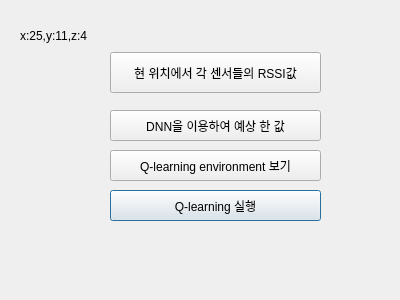
<?xml version="1.0" encoding="UTF-8"?>
<ui version="4.0">
 <class>Dialog</class>
 <widget class="QDialog" name="Dialog">
  <property name="geometry">
   <rect>
    <x>0</x>
    <y>0</y>
    <width>400</width>
    <height>300</height>
   </rect>
  </property>
  <property name="windowTitle">
   <string>Dialog</string>
  </property>
  <widget class="QLabel" name="label">
   <property name="geometry">
    <rect>
     <x>20</x>
     <y>25</y>
     <width>81</width>
     <height>21</height>
    </rect>
   </property>
   <property name="text">
    <string>x:25,y:11,z:4</string>
   </property>
  </widget>
  <widget class="QPushButton" name="btn4">
   <property name="geometry">
    <rect>
     <x>110</x>
     <y>190</y>
     <width>211</width>
     <height>31</height>
    </rect>
   </property>
   <property name="text">
    <string>Q-learning 실행</string>
   </property>
  </widget>
  <widget class="QPushButton" name="btn1">
   <property name="geometry">
    <rect>
     <x>110</x>
     <y>52</y>
     <width>211</width>
     <height>41</height>
    </rect>
   </property>
   <property name="text">
    <string>현 위치에서 각 센서들의 RSSI값</string>
   </property>
  </widget>
  <widget class="QPushButton" name="btn2">
   <property name="geometry">
    <rect>
     <x>110</x>
     <y>110</y>
     <width>211</width>
     <height>31</height>
    </rect>
   </property>
   <property name="text">
    <string>DNN을 이용하여 예상 한 값</string>
   </property>
  </widget>
  <widget class="QPushButton" name="btn3">
   <property name="geometry">
    <rect>
     <x>110</x>
     <y>150</y>
     <width>211</width>
     <height>31</height>
    </rect>
   </property>
   <property name="text">
    <string>Q-learning environment 보기</string>
   </property>
  </widget>
 </widget>
 <resources/>
 <connections/>
</ui>
